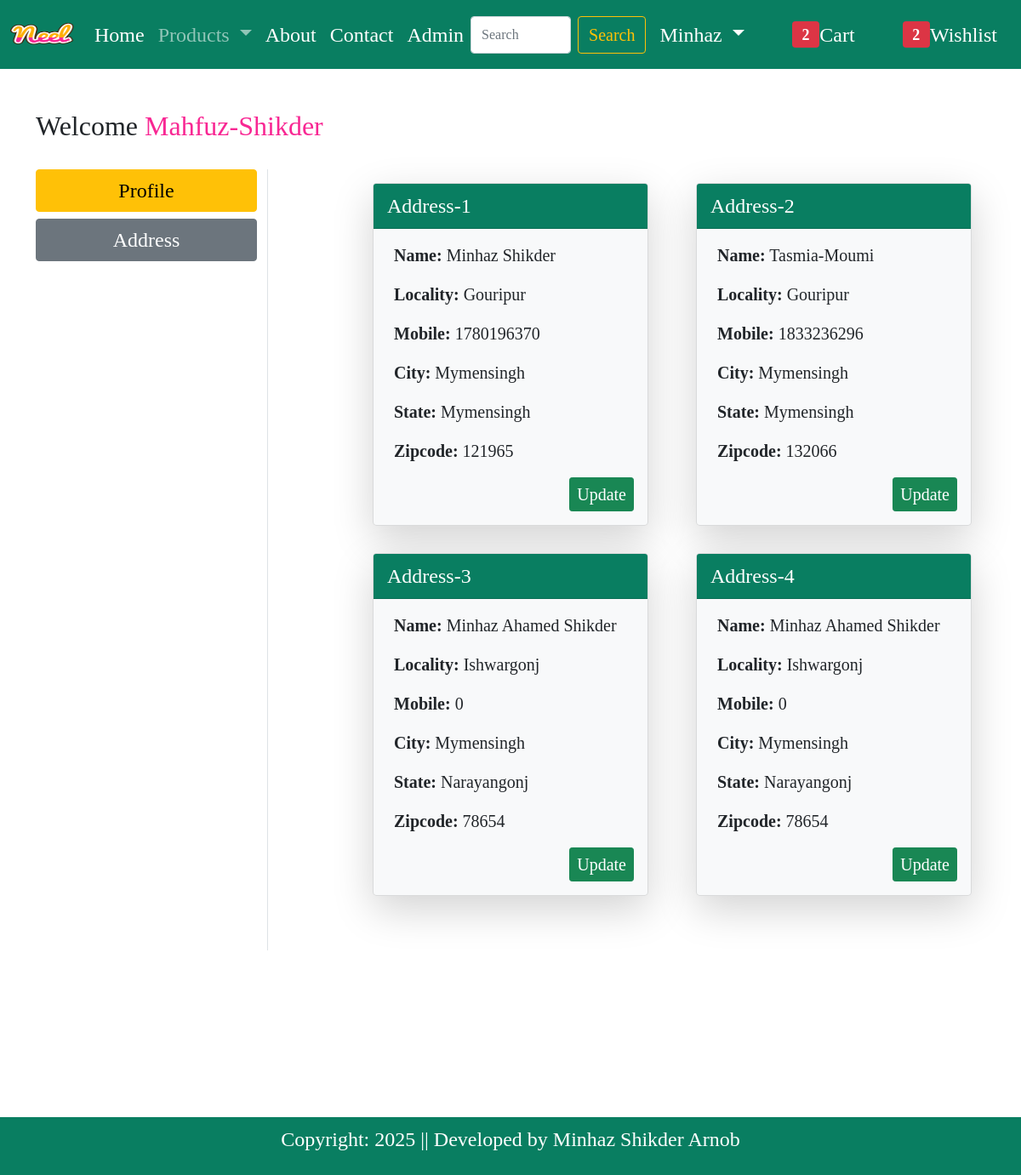
The page /address/ (signed in) on the database its author committed.
### arnob/models.py (models this page shows, shortened)
class Customer(models.Model):
    user = models.ForeignKey(User,on_delete=models.CASCADE)
    name = models.CharField(max_length=200)
    locality = models.CharField(max_length=200)
    city = models.CharField(max_length=50)
    mobile = models.IntegerField(default=0)
    zipcode = models.IntegerField()
    state = models.CharField(choices=District_choices,max_length=100)

### arnob/views.py (the view)
# urls.py: path('address/',views.address,name='address'),
@login_required
def address(request):
    add = Customer.objects.filter(user=request.user)
    totalitem = 0
    wishitem = 0
    if request.user.is_authenticated:
        totalitem = len(Cart.objects.filter(user=request.user))
        wishitem = len(Wishlist.objects.filter(user=request.user))
    return render(request,'arnob/address.html',locals())

### arnob/templates/arnob/address.html (shortened to what this page needs)
{% extends "arnob/base.html" %}
{% load static %}
{% block main_content %}
<div class="container my-5" style="font-family: Georgia, serif;">
    <div class="row mb-4">
        <div class="col">
            <h3 class="fs-2">
                Welcome <span class="text-capitalize" style="color:#f82793">{{ request.user }}</span>
            </h3>
        </div>
    </div>
    <div class="row">
        <div class="col-sm-3 border-end">
            <ul class="list-unstyled">
                <li class="d-grid mb-2">
                    <a href="{% url 'profile' %}" class="btn btn-warning fs-4">Profile</a>
                </li>
                <li class="d-grid">
                    <a href="{% url 'address' %}" class="btn btn-secondary fs-4">Address</a>
                </li>
            </ul>
        </div>
        <div class="col-sm-8 offset-sm-1">
            <div class="row">
                {% for ad in add %}
                <div class="col-sm-6">
                    <div class="card m-3 shadow-lg rounded-3 bg-light">
                        <div class="card-header text-white fs-4" style="background:#097e61">
                            Address-{{ forloop.counter }}
                        </div>
                        <div class="card-body fs-5">
                            <p> <strong>Name:</strong> {{ ad.name }}</p>
                            <p> <strong>Locality:</strong> {{ ad.locality }}</p>
                            <p> <strong>Mobile:</strong> {{ ad.mobile }}</p>
                            <p> <strong>City:</strong> {{ ad.city }}</p>
                            <p> <strong>State:</strong> {{ ad.state }}</p>
                            <p> <strong>Zipcode:</strong> {{ ad.zipcode }}</p>
                            <div class="d-flex justify-content-end mt-3">
                                <a href="{% url 'updateAddress' pk=ad.id %}" class="btn btn-success btn-sm fs-5">
                                    Update
                                </a>
                            </div>
                        </div>
                    </div>
                </div>
                {% endfor %}
            </div><br><br>
        </div>
    </div>
</div>
{% endblock main_content %}

### rows shown on the page
Customer: name "Minhaz Shikder", locality "Gouripur", mobile "1780196370", city "Mymensingh", state "Mymensingh", zipcode "121965"
Customer: name "Tasmia-Moumi", locality "Gouripur", mobile "1833236296", city "Mymensingh", state "Mymensingh", zipcode "132066"
Customer: name "Minhaz Ahamed Shikder", locality "Ishwargonj", mobile "0", city "Mymensingh", state "Narayangonj", zipcode "78654"
Customer: name "Minhaz Ahamed Shikder", locality "Ishwargonj", mobile "0", city "Mymensingh", state "Narayangonj", zipcode "78654"

### other values the page prints
{{ totalitem }} "2"
{{ wishitem }} "2"
{{ request.user }} "Mahfuz-Shikder"
